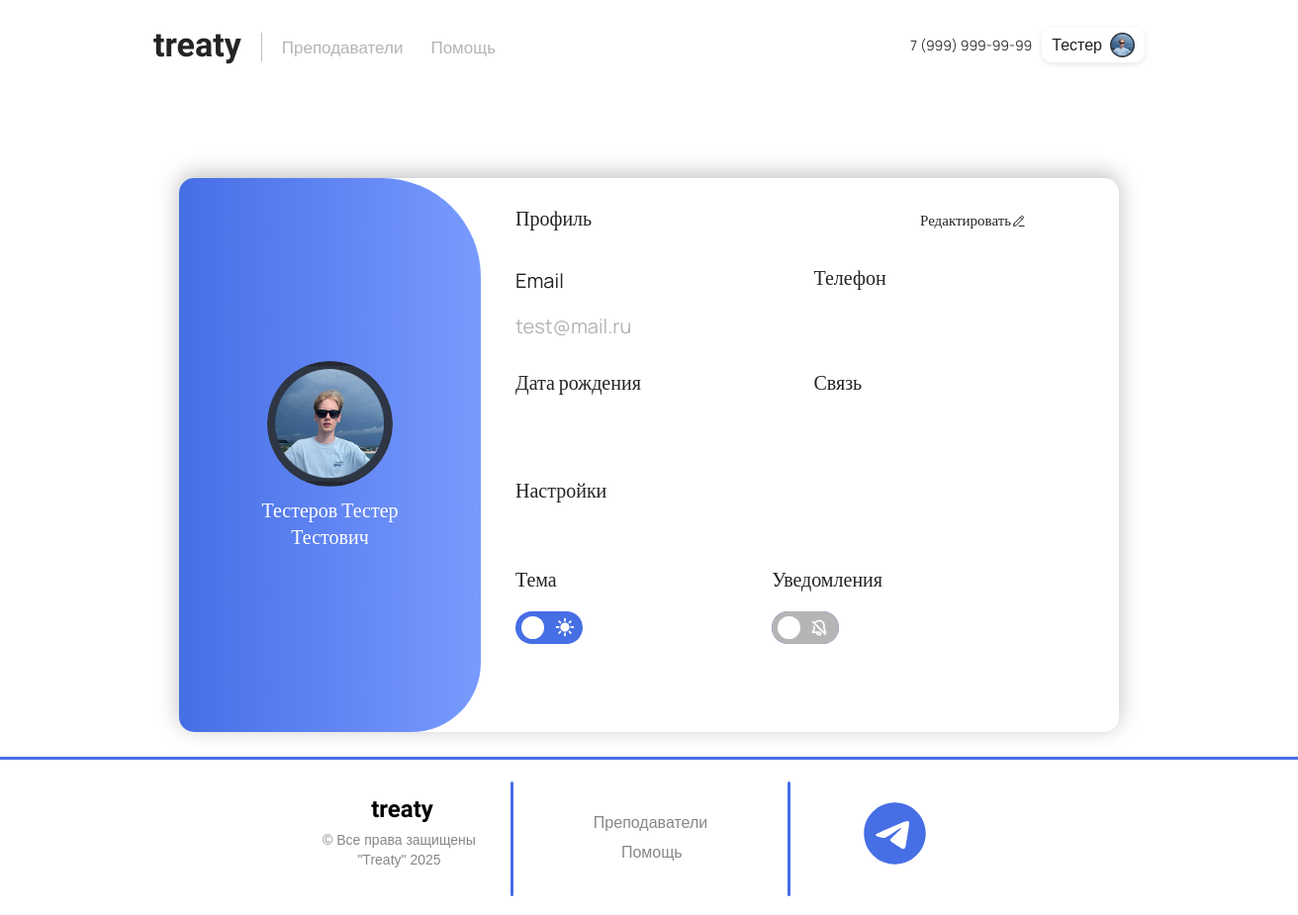
Before: /profile (signed in) with the older database file.
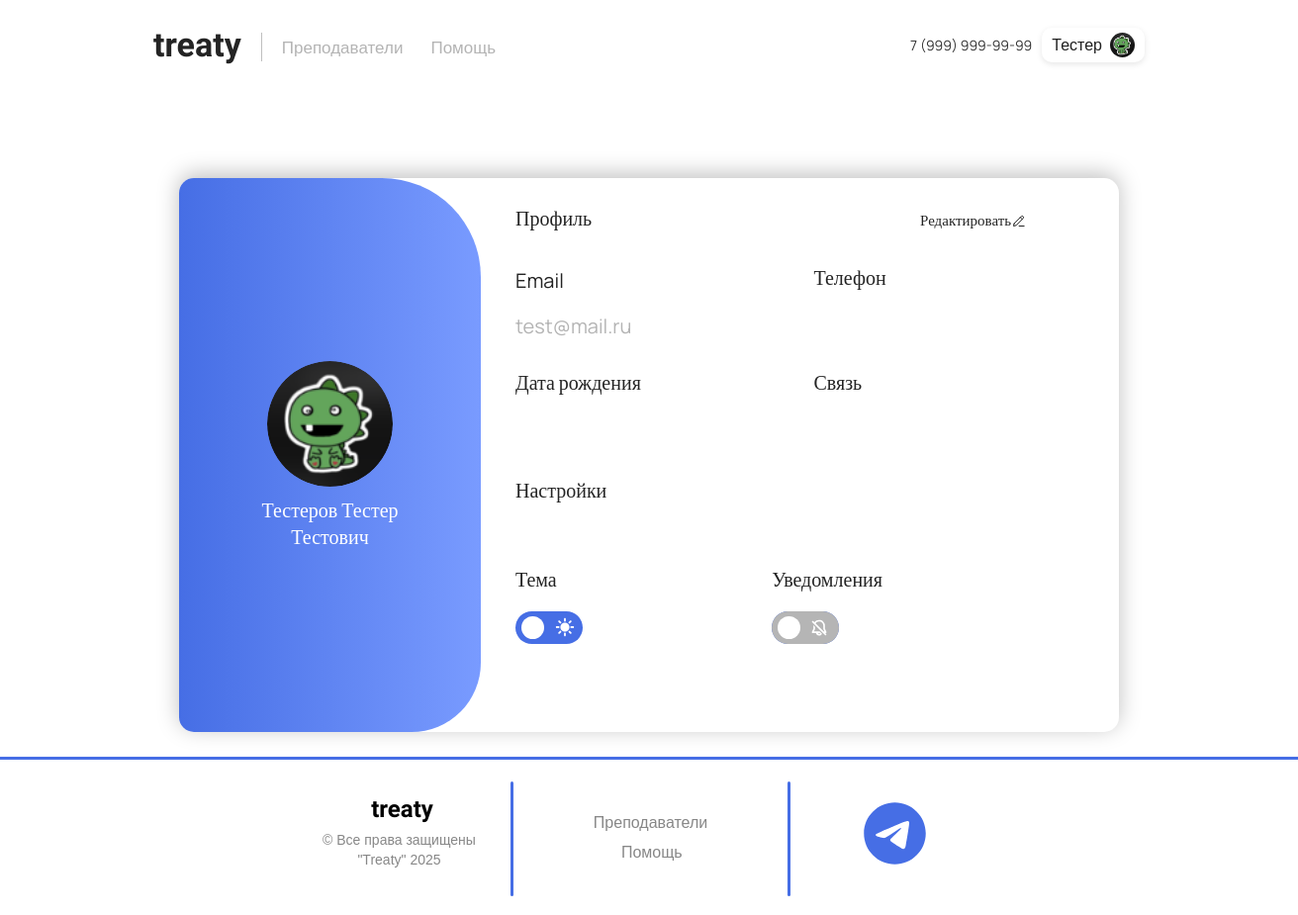
After: the same page with the newer database file.
### main/models.py (models this page shows, shortened)
class CustomUser(AbstractUser):
    username = None
    email = models.EmailField(unique=True)
    birthday = models.DateField(null=True, blank=True)
    phone = models.CharField(max_length=15, blank=True)
    contact = models.CharField(max_length=50, blank=True)
    last_name = models.CharField(max_length=150, blank=False)  # Фамилия
    first_name = models.CharField(max_length=150, blank=False)  # Имя
    middle_name = models.CharField(max_length=150, blank=False)  # Отчество
    avatar = models.ImageField(upload_to='avatars/', null=True, blank=True)
    is_teacher = models.BooleanField(default=False)  # Заменили is_active на is_teacher
    is_staff = models.BooleanField(default=False)
    is_superuser = models.BooleanField(default=False)
    date_joined = models.DateTimeField(default=timezone.now)
    rating = models.FloatField(default=0.0)
    balance = models.DecimalField(
        max_digits=10,
        decimal_places=2,
        default=0.00
    )
    USERNAME_FIELD = 'email'
    REQUIRED_FIELDS = []
    objects = CustomUserManager()

### main/views.py (the view)
# urls.py: path('profile', views.profile, name='profile'),
def profile(request):
    return render(request, 'main/profile.html')

### main/templates/main/profile.html (shortened to what this page needs)
{% extends 'main/layout.html' %}
{% load static %}
{% block style %}
<link rel="stylesheet" href="{% static 'main/css/profile.css' %}">
<link rel="stylesheet" href="{% static 'main/css/main.css' %}">
{% endblock %}
{% block content %}
<div class="profile">
    <div class="profile-container">
        <form method="post" action="." id="profileForm" enctype="multipart/form-data"
              onsubmit="return checkForErrors()">
            <div class="rectangle">
                <div class="rectangle-container">
                    <div class="rectangle-2">
                        <div class="avatar-row">
                            <div class="avatar" id="avatarContainer" title="Для загрузки аватара нажмите на него"
                                 style="cursor: default;">
                                {% if user.avatar %}
                                <img src="{{ user.avatar.url }}" alt="Аватар" class="avatar-img">
                                {% else %}
                                <img src="{% static 'main/img/noimageavatar.svg' %}" alt="Аватар" class="avatar-img">
                                {% endif %}
                            </div>
                            <div class="name">
                                <div class="display-only">
                                    {{ user.last_name }} {{ user.first_name }} {{ user.middle_name }}
                                </div>
                            </div>
                        </div>
                    </div>
                    <div class="rectangle5">
                        <div class="rectangle3">
                            <div class="top-row">
                                <div class="title">Профиль</div>
                                <div class="rectangle-group">
                                    <button type="button" class="edit" onclick="enableEdit()">Редактировать
                                        <img class="edit" src="{% static 'main/img/editprofile.svg' %}"
                                             id="editprofileImage"/>
                                    </button>
                                </div>
                            </div>
                            <div class="row">
                                <div class="email-title">Email</div>
                                <div class="phone-title">Телефон</div>
                                <div class="email">
                                    <div class="display-only">{{ user.email }}</div>
                                </div>
                            </div>
                            <div class="row">
                                <div class="birthday-title">Дата рождения</div>
                                <div class="contact-title">Связь</div>
                            </div>
                            <div class="settings">Настройки</div>
                        </div>
                        <div class="rectangle4">
                            <div class="switch-row">
                                <div>
                                    <div class="theme">Тема</div>
                                    <div class="theme-switch">
                                        <label for="theme-toggle"></label>
                                    </div>
                                </div>
                                <div>
                                    <div class="notification">Уведомления</div>
                                    <div class="notification-switch">
                                        <label for="notification-toggle"></label>
                                    </div>
                                </div>
                            </div>
                        </div>
                    </div>
                </div>
            </div>
        </form>
    </div>
</div>
{% endblock %}

### main/templates/main/layout.html (shortened to what this page needs)
{% load static %}
<!doctype html>
<html lang="en">
<head>
    <link rel="stylesheet" href="https://cdn.jsdelivr.net/npm/bootstrap@5.3.3/dist/css/bootstrap.min.css">
    <link rel="stylesheet" href="https://cdnjs.cloudflare.com/ajax/libs/font-awesome/6.6.0/css/all.min.css">
    <link rel="stylesheet"
          href="https://cdn.jsdelivr.net/npm/@fortawesome/fontawesome-free@6.6.0/css/fontawesome.min.css">
    <link rel="stylesheet" href="{% static 'main/css/nav.css' %}">
    <link rel="stylesheet" href="{% static 'main/css/main.css' %}">
    <link rel="stylesheet" href="{% static 'main/css/reglog.css' %}">
    <link rel="stylesheet" href="{% static 'main/css/profile.css' %}">
    {% block style %}
    {% endblock %}
</head>
<body>
<header>
    <nav class="navbarg">
        <div class="nav-container">
            <div class="nav-row">
                <div class="navbar-brandg">
                    <a href="{% url 'home' %}" class="brand-logog">treaty</a>
                </div>
                <ul class="navbar-menug" id="navbarMenu">
                    <li class="navbar-menug__item">
                        <a href="{% url 'catalog2_home' %}" class="navbar-menug__link">Преподаватели</a>
                    </li>
                    <li class="navbar-menug__item">
                        <a href="{% url 'help' %}" class="navbar-menug__link">Помощь</a>
                    </li>
                </ul>
                <div class="col-4g">
                    <span class="phone-numberg">7 (999) 999-99-99</span>
                    {% if user.is_authenticated %}
                    <div class="profile-dropdown">
                        <div class="profilebutton">
                            <span>{{ user.first_name }}</span>
                            {% if user.avatar %}
                            <img src="{{ user.avatar.url }}" alt="Аватар" class="avatar-img-layout">
                            {% else %}
                            <img src="{% static 'main/img/noimageavatar.svg' %}" alt="Аватар" class="avatar-img">
                            {% endif %}
                        </div>
                    </div>
                    {% else %}
                    <button id="logregOpenBtn" class="logregbtng1" onclick="toggleAuthModal()">Вход</button>
                    {% endif %}
                </div>
            </div>
        </div>
    </nav>
</header>
<main>
    {% block content %}
    {% endblock %}
</main>
<div class="footertreaty">
    <div class="footerline1"></div>
    <div class="left-footer-block">
        <div class="treatylogon">treaty</div>
        <div class="allright">© Все права защищены&#10;"Treaty" 2025</div>
    </div>
    <div class="center-footer-block">
        <div class="footerline2"></div>
        <a href="{% url 'catalog2_home' %}" class="footerlinkprepods">Преподаватели</a>
        <a href="{% url 'help' %}" class="footerlinkhelp">Помощь</a>
    </div>
    <div class="right-footer-block">
        <div class="footerline3"></div>
        <a href="https://t.me/TreatySupportBot" target="_blank" rel="noopener noreferrer">
            <img src="{% static 'main/img/telegram.svg' %}" class="tgbutton" alt="Telegram">
        </a>
    </div>
</div>
</body>
</html>

Changed rows visible on the page:
changed CustomUser "Тестеров": avatar: a different picture
